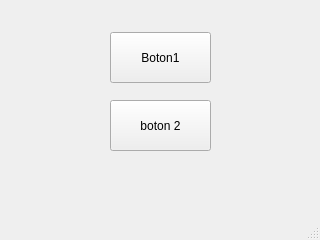
<?xml version="1.0" encoding="UTF-8"?>
<ui version="4.0">
 <class>MainWindow</class>
 <widget class="QMainWindow" name="MainWindow">
  <property name="geometry">
   <rect>
    <x>0</x>
    <y>0</y>
    <width>320</width>
    <height>240</height>
   </rect>
  </property>
  <property name="windowTitle">
   <string>MainWindow</string>
  </property>
  <widget class="QWidget" name="centralwidget">
   <widget class="QPushButton" name="btn1">
    <property name="geometry">
     <rect>
      <x>110</x>
      <y>32</y>
      <width>101</width>
      <height>51</height>
     </rect>
    </property>
    <property name="text">
     <string>Boton1</string>
    </property>
   </widget>
   <widget class="QPushButton" name="btn2">
    <property name="geometry">
     <rect>
      <x>110</x>
      <y>100</y>
      <width>101</width>
      <height>51</height>
     </rect>
    </property>
    <property name="text">
     <string>boton 2</string>
    </property>
   </widget>
  </widget>
  <widget class="QMenuBar" name="menubar">
   <property name="geometry">
    <rect>
     <x>0</x>
     <y>0</y>
     <width>320</width>
     <height>21</height>
    </rect>
   </property>
  </widget>
  <widget class="QStatusBar" name="statusbar"/>
 </widget>
 <resources/>
 <connections/>
</ui>
